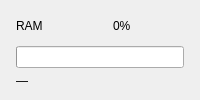
          <widget class="QFrame" name="card_ram_usage">
           <property name="frameShape">
            <enum>QFrame::NoFrame</enum>
           </property>
           <layout class="QVBoxLayout" name="layout_card_ram">
            <property name="spacing">
             <number>6</number>
            </property>
            <property name="leftMargin">
             <number>16</number>
            </property>
            <property name="topMargin">
             <number>12</number>
            </property>
            <property name="rightMargin">
             <number>16</number>
            </property>
            <property name="bottomMargin">
             <number>12</number>
            </property>
            <item>
             <layout class="QHBoxLayout">
              <item>
               <widget class="QLabel" name="lbl_ram_title">
                <property name="text">
                 <string>RAM</string>
                </property>
               </widget>
              </item>
              <item>
               <spacer>
                <property name="orientation">
                 <enum>Qt::Vertical</enum>
                </property>
                <property name="sizeHint" stdset="0">
                 <size>
                  <width>20</width>
                  <height>20</height>
                 </size>
                </property>
               </spacer>
              </item>
              <item>
               <widget class="QLabel" name="lbl_ram_value">
                <property name="text">
                 <string>0%</string>
                </property>
               </widget>
              </item>
             </layout>
            </item>
            <item>
             <widget class="QProgressBar" name="progress_ram_card">
              <property name="minimum">
               <number>0</number>
              </property>
              <property name="maximum">
               <number>100</number>
              </property>
              <property name="value">
               <number>0</number>
              </property>
              <property name="textVisible">
               <bool>false</bool>
              </property>
             </widget>
            </item>
            <item>
             <widget class="QLabel" name="lbl_ram_status">
              <property name="text">
               <string>—</string>
              </property>
             </widget>
            </item>
           </layout>
          </widget>
